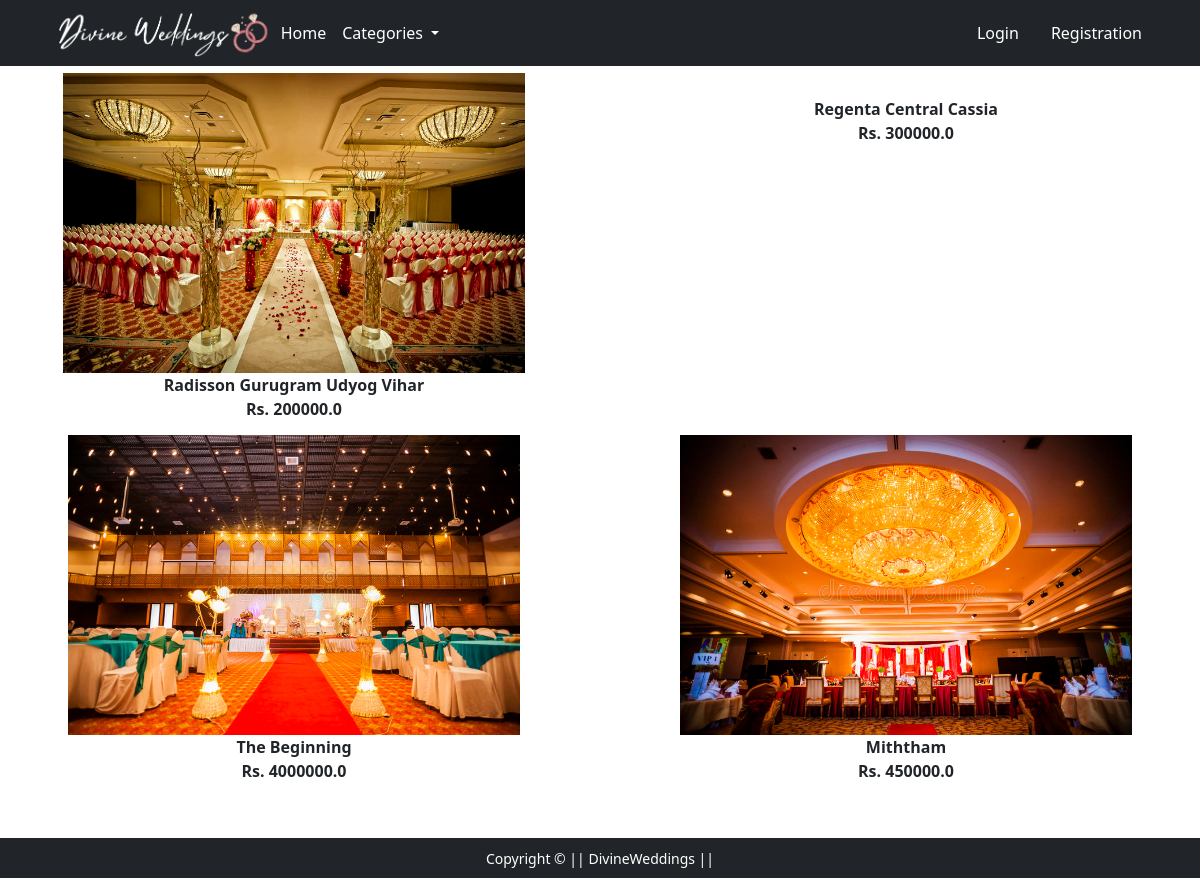
The page /hall/ on the database its author committed.
### app/models.py (models this page shows, shortened)
class Product(models.Model):
    title=models.CharField(max_length=100)
    selling_price=models.FloatField()
    discounted_price=models.FloatField()
    description=models.TextField()
    category=models.CharField(choices=CATEGORY_CHOICES,max_length=2)
    location=models.CharField(max_length=200)
    product_image=models.ImageField(upload_to='productimg')

### app/views.py (the view)
# urls.py: path('hall/', views.hall, name='hall'),
def hall(request,data=None):
    if data==None:
        hall=Product.objects.filter(category='BH')
    return render(request, 'app/hall.html',{'hall':hall})

### app/templates/app/hall.html (shortened to what this page needs)
{% extends 'app/base.html' %}
{% load static %}
{% block main-content %}
<div class="col-sm-12">
    <div class="row">
        {% for product in hall%}
        <div class="col-sm-6 text-center mb-6">
            <a href="{%url 'product-detail' product.id %}" class="btn">
                <div class="item">
                    <img src="{{product.product_image.url}}" alt="" height="300" class="">
                    <div class="fw-bold">{{product.title}}</div>
                    <div class="fw-bold">Rs. {{product.selling_price}}</div>
                </div>
            </a>
        </div>
        {% endfor%}
    </div>
</div>
{% endblock main-content %}

### rows shown on the page
Product: product_image (picture), title "Radisson Gurugram Udyog Vihar", selling_price "200000.0"
Product: title "Regenta Central Cassia", selling_price "300000.0"
Product: product_image (picture), title "The Beginning", selling_price "4000000.0"
Product: product_image (picture), title "Miththam", selling_price "450000.0"
